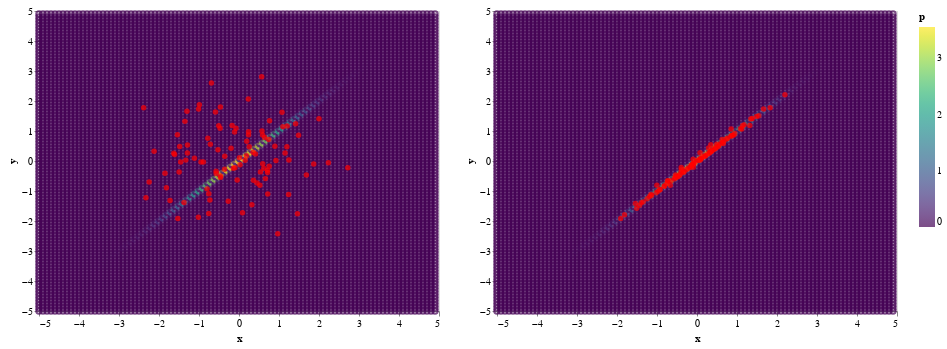

Notebook code cell kept with this figure:
### Code cell
fig = get_density_chart(distribution, d=5.0, step=0.1)

(fig + get_particles_chart(x_init.cpu().numpy())) | (fig + get_particles_chart(x.cpu().numpy()))

### Figure 1 — Vega-Lite specification as saved in the notebook (floating-point values rounded to 4 significant figures; data arrays with more than 128 entries replaced by an {"elided": "..."} marker saying what was removed)
{"config": {"view": {"continuousWidth": 400, "continuousHeight": 300}}, "hconcat": [{"layer": [{"data": {"name": "data-789f4cebe78f889ff94e3a9d5bc03c9d"}, "mark": "point", "encoding": {"color": {"type": "quantitative", "field": "p", "scale": {"scheme": "viridis"}}, "tooltip": [{"type": "quantitative", "field": "x"}, {"type": "quantitative", "field": "y"}, {"type": "quantitative", "field": "p"}], "x": {"type": "quantitative", "field": "x"}, "y": {"type": "quantitative", "field": "y"}}}, {"data": {"name": "data-0102cd0232a8f72cb0ca5fc8db39dec6"}, "mark": {"type": "circle", "color": "red"}, "encoding": {"x": {"type": "quantitative", "field": "x"}, "y": {"type": "quantitative", "field": "y"}}}]}, {"layer": [{"data": {"name": "data-789f4cebe78f889ff94e3a9d5bc03c9d"}, "mark": "point", "encoding": {"color": {"type": "quantitative", "field": "p", "scale": {"scheme": "viridis"}}, "tooltip": [{"type": "quantitative", "field": "x"}, {"type": "quantitative", "field": "y"}, {"type": "quantitative", "field": "p"}], "x": {"type": "quantitative", "field": "x"}, "y": {"type": "quantitative", "field": "y"}}}, {"data": {"name": "data-093deec988dea6801d730d901af23e6b"}, "mark": {"type": "circle", "color": "red"}, "encoding": {"x": {"type": "quantitative", "field": "x"}, "y": {"type": "quantitative", "field": "y"}}}]}], "$schema": "https://vega.github.io/schema/vega-lite/v4.8.1.json", "datasets": {"data-789f4cebe78f889ff94e3a9d5bc03c9d": {"elided": "10000 records"}, "data-0102cd0232a8f72cb0ca5fc8db39dec6": [{"x": 1.999, "y": 1.411}, {"x": 0.2326, "y": 2.07}, {"x": 0.9685, "y": -2.429}, {"x": 0.715, "y": -0.3849}, {"x": 1.205, "y": 1.168}, {"x": -1.528, "y": -1.919}, {"x": -0.7796, "y": 0.7616}, {"x": 1.239, "y": -1.117}, {"x": -2.384, "y": 1.779}, {"x": -0.04533, "y": -0.6348}, {"x": 0.3513, "y": 0.2938}, {"x": 0.7549, "y": -0.1714}, {"x": -1.483, "y": 0.4836}, {"x": -2.246, "y": -0.6988}, {"x": -0.1112, "y": 0.9659}, {"x": 1.868, "y": -0.1012}, {"x": -0.3565, "y": 0.157}, {"x": -1.33, "y": 0.02953}, {"x": 0.2387, "y": 0.9738}, {"x": 0.1882, "y": 0.1756}, {"x": 1.075, "y": 1.626}, {"x": 0.2375, "y": 0.8712}, {"x": 0.4106, "y": 0.2374}, {"x": 0.3619, "y": -0.6379}, {"x": -1.288, "y": 0.5308}, {"x": -2.123, "y": 0.3246}, {"x": -0.1025, "y": -0.2229}, {"x": 0.642, "y": 0.7798}, {"x": -0.6896, "y": 2.601}, {"x": 0.5351, "y": -0.3628}, {"x": 0.8972, "y": 0.4883}, {"x": 0.7437, "y": 0.7173}, {"x": -1.374, "y": -1.383}, {"x": 0.7189, "y": -1.103}, {"x": 0.6601, "y": -0.5873}, {"x": 0.6189, "y": -0.2417}, {"x": 0.01154, "y": 0.1065}, {"x": -0.1985, "y": 0.4263}, {"x": -0.5725, "y": -0.3446}, {"x": -1.114, "y": 0.09472}, {"x": -0.5698, "y": -0.4158}, {"x": -0.268, "y": -1.341}, {"x": -1.724, "y": -1.315}, {"x": -1.631, "y": 0.2554}, {"x": -1.352, "y": 1.321}, {"x": 0.08744, "y": -1.723}, {"x": -1.29, "y": 0.2648}, {"x": -0.7278, "y": -1.302}, {"x": 0.2558, "y": 0.4724}, {"x": -0.4731, "y": 1.092}, {"x": -0.1716, "y": 1.187}, {"x": -0.4613, "y": -0.546}, {"x": -0.8882, "y": -0.03098}, {"x": -0.07536, "y": 1.094}, {"x": 0.7121, "y": -0.3047}, {"x": 0.1944, "y": 0.6609}, {"x": -0.9495, "y": -0.03377}, {"x": -0.5261, "y": 0.3742}, {"x": 1.152, "y": 0.2645}, {"x": -0.1436, "y": -0.24}, {"x": 0.5224, "y": -0.8113}, {"x": 0.02711, "y": -0.125}, {"x": -1.016, "y": -1.878}, {"x": 1.248, "y": 0.03553}, {"x": -0.7154, "y": 0.5617}, {"x": 2.235, "y": -0.05539}, {"x": -0.3607, "y": -0.2746}, {"x": -1.609, "y": 0.2141}, {"x": 0.3219, "y": -1.46}, {"x": -0.4657, "y": 1.801}, {"x": 1.461, "y": -1.755}, {"x": -1.54, "y": 0.8766}, {"x": -2.326, "y": -1.223}, {"x": 2.72, "y": -0.2223}, {"x": 0.5664, "y": 2.809}, {"x": -1.814, "y": -0.8918}, {"x": 0.9229, "y": 0.01447}, {"x": 1.685, "y": -0.4686}, {"x": 1.487, "y": 0.8558}, {"x": -0.7555, "y": -1.092}, {"x": -0.798, "y": -0.9291}, {"x": -0.5081, "y": 1.179}, {"x": -1.497, "y": -0.3656}, {"x": -0.4643, "y": -0.5026}, {"x": 1.197, "y": 0.4759}, {"x": -0.9911, "y": 1.874}, {"x": -0.7571, "y": -1.75}, {"x": 0.4501, "y": -0.7298}, {"x": -0.5888, "y": 1.635}, {"x": -1.851, "y": -0.4081}, {"x": 0.593, "y": -0.09273}, {"x": 1.414, "y": 1.243}, {"x": 1.097, "y": 1.146}, {"x": -1.458, "y": -0.03259}, {"x": 0.1529, "y": 0.02608}, {"x": -1.301, "y": 1.658}, {"x": -1.01, "y": 1.734}, {"x": 0.5741, "y": 1.002}, {"x": 0.764, "y": 1.34}, {"x": 0.5893, "y": 0.8676}], "data-093deec988dea6801d730d901af23e6b": [{"x": 1.828, "y": 1.773}, {"x": 1.14, "y": 1.173}, {"x": -0.6685, "y": -0.8076}, {"x": 0.177, "y": 0.1482}, {"x": 2.198, "y": 2.206}, {"x": -1.907, "y": -1.92}, {"x": -0.0203, "y": -0.003978}, {"x": 0.08286, "y": 0.03446}, {"x": -0.3946, "y": -0.2192}, {"x": -0.3382, "y": -0.3767}, {"x": 0.3739, "y": 0.3415}, {"x": 0.3144, "y": 0.2701}, {"x": -0.5354, "y": -0.4702}, {"x": -1.54, "y": -1.413}, {"x": 0.4542, "y": 0.4115}, {"x": 0.9192, "y": 0.8702}, {"x": -0.1125, "y": -0.1186}, {"x": -0.6522, "y": -0.6582}, {"x": 0.6356, "y": 0.6258}, {"x": 0.1045, "y": 0.09166}, {"x": 1.381, "y": 1.416}, {"x": 0.586, "y": 0.5722}, {"x": 0.3532, "y": 0.3187}, {"x": -0.1396, "y": -0.1514}, {"x": -0.3958, "y": -0.3669}, {"x": -1.003, "y": -0.8046}, {"x": -0.2603, "y": -0.2851}, {"x": 0.9429, "y": 0.9165}, {"x": 0.8541, "y": 1.068}, {"x": 0.08845, "y": 0.07481}, {"x": 0.7617, "y": 0.7551}, {"x": 1.347, "y": 1.403}, {"x": -1.394, "y": -1.39}, {"x": -0.1799, "y": -0.2156}, {"x": 0.03756, "y": 0.02723}, {"x": 0.2015, "y": 0.1705}, {"x": -0.2204, "y": -0.2375}, {"x": 0.1151, "y": 0.0989}, {"x": -0.4859, "y": -0.5046}, {"x": -0.499, "y": -0.5297}, {"x": -0.5443, "y": -0.5509}, {"x": -0.8156, "y": -0.8291}, {"x": -1.508, "y": -1.576}, {"x": -0.7299, "y": -0.6549}, {"x": -0.09538, "y": 0.06}, {"x": -0.8181, "y": -0.842}, {"x": -0.5172, "y": -0.5148}, {"x": -1.022, "y": -1.057}, {"x": 0.4117, "y": 0.3802}, {"x": 0.3233, "y": 0.296}, {"x": 0.5288, "y": 0.5012}, {"x": -1.138, "y": -1.147}, {"x": -0.4466, "y": -0.486}, {"x": 0.5338, "y": 0.5026}, {"x": 0.2191, "y": 0.1846}, {"x": 0.4612, "y": 0.4309}, {"x": -0.4794, "y": -0.5166}, {"x": -0.0804, "y": -0.08519}, {"x": 0.7391, "y": 0.73}, {"x": -0.3248, "y": -0.3557}, {"x": -0.1426, "y": -0.1582}, {"x": -0.1082, "y": -0.11}, {"x": -1.436, "y": -1.478}, {"x": 0.6656, "y": 0.6518}, {"x": -0.08228, "y": -0.08008}, {"x": 1.12, "y": 1.067}, {"x": -0.417, "y": -0.4443}, {"x": -0.7341, "y": -0.6702}, {"x": -0.5617, "y": -0.592}, {"x": 0.629, "y": 0.7212}, {"x": -0.09352, "y": -0.2098}, {"x": -0.3899, "y": -0.279}, {"x": -1.811, "y": -1.791}, {"x": 1.319, "y": 1.185}, {"x": 1.665, "y": 1.732}, {"x": -1.344, "y": -1.362}, {"x": 0.4961, "y": 0.4619}, {"x": 0.6574, "y": 0.5817}, {"x": 1.179, "y": 1.206}, {"x": -0.9755, "y": -1.012}, {"x": -1.186, "y": -1.184}, {"x": 0.346, "y": 0.3271}, {"x": -0.9238, "y": -0.9522}, {"x": -0.928, "y": -0.9614}, {"x": 0.8838, "y": 0.8582}, {"x": 0.3474, "y": 0.54}, {"x": -1.246, "y": -1.261}, {"x": -0.1399, "y": -0.1528}, {"x": 0.4954, "y": 0.5601}, {"x": -1.151, "y": -1.112}, {"x": 0.2681, "y": 0.2297}, {"x": 1.543, "y": 1.505}, {"x": 1.488, "y": 1.484}, {"x": -0.7531, "y": -0.7486}, {"x": 0.05046, "y": 0.04441}, {"x": 0.07594, "y": 0.279}, {"x": 0.2906, "y": 0.4364}, {"x": 0.8631, "y": 0.8418}, {"x": 1.085, "y": 1.074}, {"x": 0.846, "y": 0.8291}]}}
